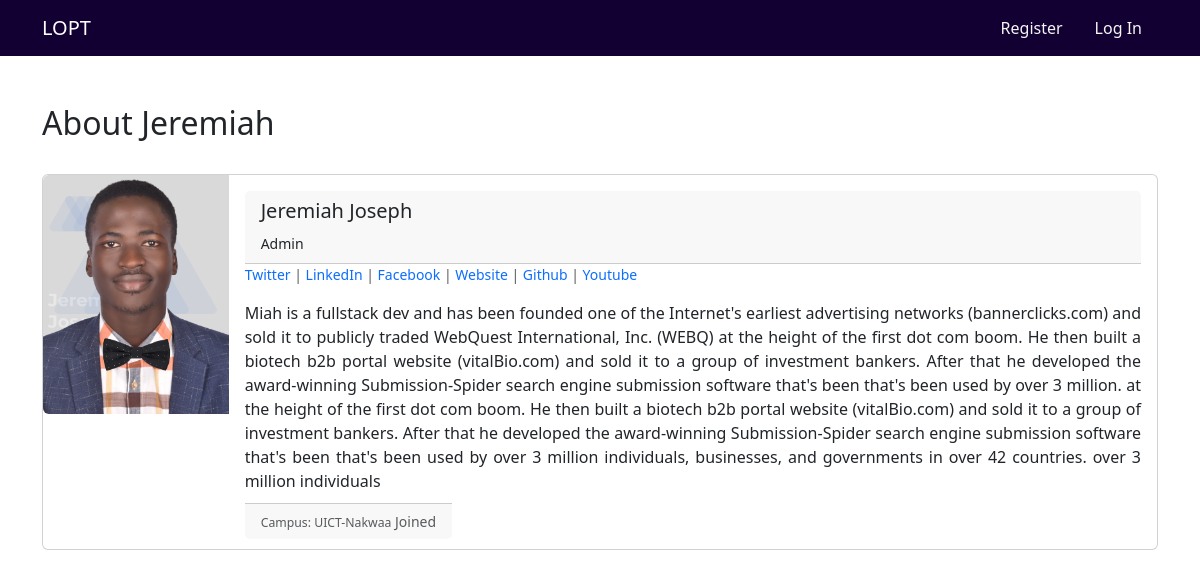
The page /members/1/profile/ on the database as committed earlier.
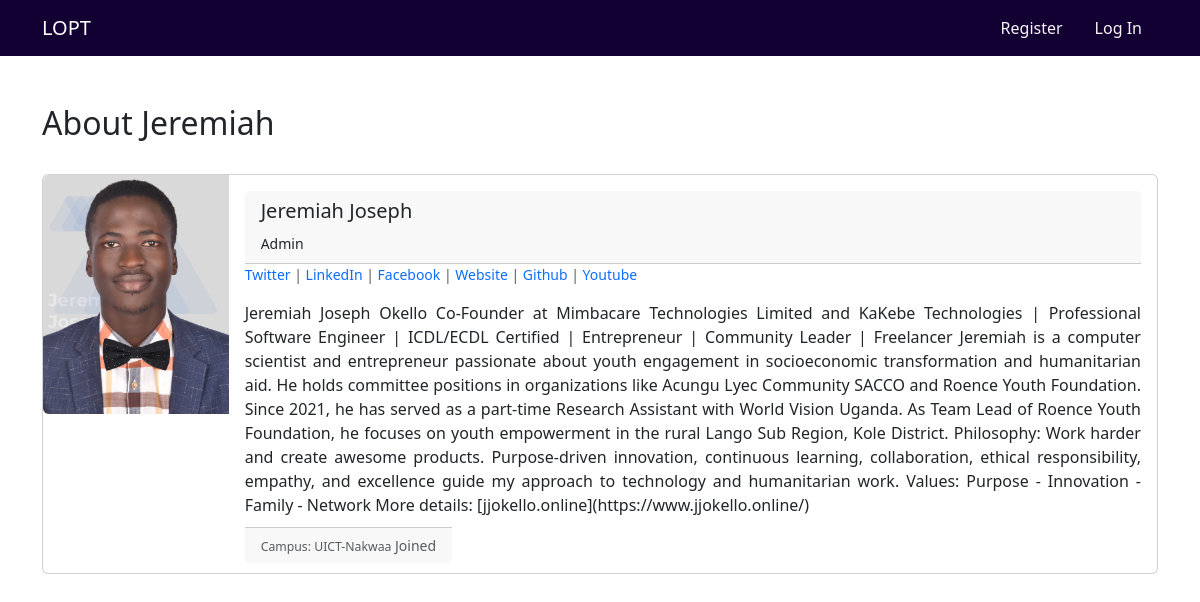
The same page on the database as committed later.
### theblog/models.py (models this page shows, shortened)
class Profile(models.Model):
    user = models.OneToOneField(User, null=True, on_delete= models.CASCADE)
    campus_name = models.CharField(max_length=255, null=True, blank=True)
    bio = models.TextField(null=True, blank=True, default="Bio")
    profile_pic = models.ImageField(null=True, blank=True, upload_to="images/profile/", default="images/profile/default_profile.png")
    linkedin_url = models.CharField(max_length=255, null=True, blank=True)
    twitter_url = models.CharField(max_length=255, null=True, blank=True)
    facebook_url = models.CharField(max_length=255, null=True, blank=True)
    website_url = models.CharField(max_length=255, null=True, blank=True)
    github_url = models.CharField(max_length=255, null=True, blank=True)
    youtube_url = models.CharField(max_length=255, null=True, blank=True)
    def __str__(self):
        return str(self.user)

### members/views.py (the view)
# urls.py: path('<int:pk>/profile/', ShowProfilePageView.as_view(), name='show_profile_page'),
class ShowProfilePageView(DetailView):
    model = Profile
    template_name="registration/user_profile.html"
    def get_context_data(self, *args, **kwargs):
        user = Profile.objects.all()
        context = super(ShowProfilePageView, self).get_context_data(*args, **kwargs)
        page_user = get_object_or_404(Profile, id=self.kwargs['pk'])
        context = super().get_context_data(**kwargs)
        context["page_user"] = page_user
        return context

### members/templates/registration/user_profile.html (shortened to what this page needs)
{% extends 'base.html' %}
{% load static %}
{% block content %}
<h2>About {{page_user.user.first_name}}</h2>
<div class="card mb-3" >
    <div id="#" class="row g-0">
        <div id="#" class="col-md-2">
            <center>
                {% if page_user.profile_pic %}
                <img  src="{{ page_user.profile_pic.url }}" class="img-fluid rounded-start" alt="author dp">
              {% else %}
              {% comment %} static/theblog/images/default_profile.png {% endcomment %}
                 <img src="{% static 'static/theblog/images/default_profile.png' %}" class="img-fluid rounded-start" alt="author dp">
              {% endif %}</center>
        </div>
      <div class="col-md-10">
        <div class="card-body">
            <div class="card-header">
                <h5 class="card-title">{{page_user.user.first_name }} {{page_user.user.last_name}} </h5>
                <small> {{ page_user }}</small>
              </div>
                <p class="small text-muted">
                {% if page_user.twitter_url %}     {% comment %} for if user profile has a twitter linke, then open it {% endcomment %}
                        <a href="{{ page_user.twitter_url }}" style="text-decoration:none;">Twitter</a> |
                    {% endif %}
                    {% if page_user.linkedin_url %}
                        <a href="{{ page_user.linkedin_url }}" style="text-decoration:none;">LinkedIn</a>  |
                    {% endif %}
                    {% if page_user.facebook_url %}
                        <a href="{{ page_user.facebook_url }}" style="text-decoration:none;">Facebook</a> |
                    {% endif %}
                    {% if page_user.website_url %}
                        <a href="{{ page_user.website_url }}" style="text-decoration:none;">Website</a> |
                    {% endif %}
                    {% if page_user.github_url %}
                        <a href="{{ page_user.github_url }}" style="text-decoration:none;">Github</a> |
                    {% endif %}
                    {% if page_user.youtube_url %}
                        <a href="{{ page_user.youtube_url }}" style="text-decoration:none;">Youtube</a>
                    {% endif %}
                </p>
                <p class="card-text">{{ page_user.bio }}</p>
                <p class="card-text">
                    <small class="card-footer text-body-secondary">
                        <small> Campus: {{page_user.campus_name }}</small>
                        Joined <small>{{user.date_joined}} </small>
                    </small>
                </p>
            </div>
        </div>
    </div>
  </div>
{% endblock %}

### theblog/templates/base.html (shortened to what this page needs)
{% load static %}
<!doctype html>
<html lang="en">
  <head>
    <link type="text/css" rel="stylesheet" href="{% static 'css/style.css'%}"/>
    <link href="https://cdn.jsdelivr.net/npm/bootstrap@5.3.0/dist/css/bootstrap.min.css" rel="stylesheet">
    <link href="https://getbootstrap.com/docs/5.3/assets/css/docs.css" rel="stylesheet">
    <link href="https://cdn.jsdelivr.net/npm/bootstrap@5.3.0-alpha3/dist/css/bootstrap.min.css" rel="stylesheet">
    <link rel="stylesheet" href="https://cdn.jsdelivr.net/npm/bootstrap-icons@1.10.5/font/bootstrap-icons.css">
  </head>
  <body>
    <nav class="navbar sticky-top navbar-dark" style="background: #120032;">
        <div class="container" >
          <a class="navbar-brand" href="{% url 'home' %}">
            {% load static %}
            LOPT
          </a>
          <ul class="nav" >
            {% if user.is_authenticated %}
            {% comment %} <li class="nav-item">
              <a class="nav-link" aria-current="page" href="{% url 'home' %}">Home</a>
            </li> {% endcomment %}
            {% comment %} this if checks for is the user has set their profile, if not it shows only create profile tab instead of Create Post {% endcomment %}
            {% if user.profile.id %}
            <li class="nav-item" >
              <a class="nav-link" aria-current="page" href="{% url 'add_post' %}" style="color:#F5F5F5;">Create Post</a>
            </li>
            {% else %}
            <li class="nav-item" >
              <a class="nav-link" aria-current="page" href="{% url 'create_profile_page' %}" style="color:#F5F5F5;">Create Profile</a>
            </li>
            <li class="nav-item" >
              <a class="nav-link" aria-current="page" href="{% url 'create_subscription_page'%}" style="color:#F5F5F5;">Subscription Plans</a>
            </li>
            {% endif %}
            {% comment %} <li class="nav-item">
              <a class="nav-link"  href="{% url 'edit_profile' %}">Profile</a>
            </li> {% endcomment %}
            <li class="nav-item dropdown">
              <a class="nav-link dropdown-toggle" href="#" role="button" data-bs-toggle="dropdown" aria-expanded="false" style="color:#F5F5F5;">
                Settings
              </a>
              <ul class="dropdown-menu">
                <li><a class="dropdown-item" href="{% url 'home' %}">Home</a></li>
                {% comment %} <li><a class="dropdown-item" href="{% url 'edit_profile' user.profile.id %}">Account</a></li> {% endcomment %}
                <li><a class="dropdown-item" href="{% url 'edit_profile' %}">Account</a></li>
                {% if  user.profile.id %} {% comment %} this checks if the user profile has been created and if not, only the button for create user profile shows on the nave bar. {% endcomment %}
                <li><a class="dropdown-item" href="{% url 'show_profile_page' user.profile.id %}">Profile</a></li>
                <li><a class="dropdown-item" href="{% url 'edit_profile_page' user.profile.id %} ">Edit Profile</a></li>
                <li><a class="dropdown-item" href="{% url 'create_subscription_page'%}">Subscription</a></li>
                {% else %}
                <li><a class="dropdown-item" href="{% url 'create_profile_page'%}">Create Profile Page</a></li>
                {% endif %}
                 {% comment %} <li><a class="dropdown-item" href="#">Change Password</a></li> {% endcomment %}
                <li><hr class="dropdown-divider"></li>
                <li><a class="dropdown-item" href="{% url 'logout' %}">Log Out</a></li>
              </ul>
            </li>
           <li class="nav-item">
              {% comment %} <span class="nav-link" style="color:white; "> {{ user.username }} </span> {% endcomment %}
             {% comment %} <img src="{{ page_user.profile_pic.id }}" width="40px" height="45px" class="rounded-circle" alt="user"> {% endcomment %}
              {% comment %} Welcome {{ user.username }} {% endcomment %}
            </li>
            {% comment %} <li class="nav-item">
              <span class="nav-link" style="color:white;">
                <span id="hours">00</span>
                <span > : </span>
                <span id="minutes">00</span>
                <span> : </span>
                <span id="seconds">00</span>
                <span id="session">AM</span>
              </span>
              <script>
               function displayTime(){
                var dateTime = new Date();
                var hrs = dateTime.getHours();
                var min = dateTime.getMinutes();
                var sec = dateTime.getSeconds();
                var session = document.getElementById('session');
                  if(hrs >= 12){
                    session.innerHTML = 'PM';
                  }else{
                    session.innerHTML = 'AM';
                  }
                  if(hrs > 12){
                    hrs = hrs -12;
                  }
                document.getElementById('hours').innerHTML =hrs;
                document.getElementById('minutes').innerHTML = min;
                document.getElementById('seconds').innerHTML = sec;
               }
               setInterval(displayTime,10);
              </script>
            </li> {% endcomment %}
            {% else %}
            <li class="nav-item">
              <a class="nav-link" href="{% url 'register' %}" style="color:#F5F5F5;">Register</a>
            </li>
            <li class="nav-item">
              <a class="nav-link" href="{% url 'login' %}" style="color:#F5F5F5;">Log In</a>
            </li>
            {% endif %}
           </ul>
        </div>
      </nav>
    <br>
    <div class="container" style="text-align: justify;">
      <br>
    {% block content %}
    {% endblock %}
</div>
</body>
</html>

Rows that differ between the two databases and show on the page:
changed Profile "UICT-Nakwaa": bio "Miah is a fullstack dev and has been founded one of the Internet's earliest advertising networks (bannerclicks.com) and sold it to publicly traded WebQuest International, Inc. (WEBQ) at the height of the first dot com boom. He then built a biotech b2b portal website (vitalBio.com) and sold it to a group of investment bankers. After that he developed the award-winning Submission-Spider search engine submission software that's been that's been used by over 3 million. at the height of the first dot com boom. He then built a biotech b2b portal website (vitalBio.com) and sold it to a group of investment bankers. After that he developed the award-winning Submission-Spider search engine submission…" → "Jeremiah Joseph Okello Co-Founder at Mimbacare Technologies Limited and KaKebe Technologies | Professional Software Engineer | ICDL/ECDL Certified | Entrepreneur | Community Leader | Freelancer Jeremiah is a computer scientist and entrepreneur passionate about youth engagement in socioeconomic transformation and humanitarian aid. He holds committee positions in organizations like Acungu Lyec Community SACCO and Roence Youth Foundation. Since 2021, he has served as a part-time Research Assistant with World Vision Uganda. As Team Lead of Roence Youth Foundation, he focuses on youth empowerment in the rural Lango Sub Region, Kole District. Philosophy: Work harder and create awesome products.…"
